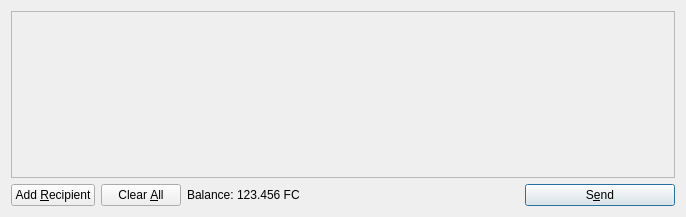
<?xml version="1.0" encoding="UTF-8"?>
<ui version="4.0">
 <class>SendCoinsDialog</class>
 <widget class="QDialog" name="SendCoinsDialog">
  <property name="geometry">
   <rect>
    <x>0</x>
    <y>0</y>
    <width>686</width>
    <height>217</height>
   </rect>
  </property>
  <property name="windowTitle">
   <string>Send Coins</string>
  </property>
  <layout class="QVBoxLayout" name="verticalLayout">
   <item>
    <widget class="QScrollArea" name="scrollArea">
     <property name="widgetResizable">
      <bool>true</bool>
     </property>
     <widget class="QWidget" name="scrollAreaWidgetContents">
      <property name="geometry">
       <rect>
        <x>0</x>
        <y>0</y>
        <width>666</width>
        <height>165</height>
       </rect>
      </property>
      <layout class="QVBoxLayout" name="verticalLayout_2">
       <property name="margin">
        <number>0</number>
       </property>
       <item>
        <layout class="QVBoxLayout" name="entries">
         <property name="spacing">
          <number>6</number>
         </property>
        </layout>
       </item>
       <item>
        <spacer name="verticalSpacer">
         <property name="orientation">
          <enum>Qt::Vertical</enum>
         </property>
         <property name="sizeHint" stdset="0">
          <size>
           <width>20</width>
           <height>40</height>
          </size>
         </property>
        </spacer>
       </item>
      </layout>
     </widget>
    </widget>
   </item>
   <item>
    <layout class="QHBoxLayout" name="horizontalLayout">
     <item>
      <widget class="QPushButton" name="addButton">
       <property name="toolTip">
        <string>Send to multiple recipients at once</string>
       </property>
       <property name="text">
        <string>Add &amp;Recipient</string>
       </property>
       <property name="icon">
        <iconset resource="../bitcoin.qrc">
         <normaloff>:/icons/add</normaloff>:/icons/add</iconset>
       </property>
       <property name="autoDefault">
        <bool>false</bool>
       </property>
      </widget>
     </item>
     <item>
      <widget class="QPushButton" name="clearButton">
       <property name="sizePolicy">
        <sizepolicy hsizetype="Minimum" vsizetype="Fixed">
         <horstretch>0</horstretch>
         <verstretch>0</verstretch>
        </sizepolicy>
       </property>
       <property name="toolTip">
        <string>Remove all transaction fields</string>
       </property>
       <property name="text">
        <string>Clear &amp;All</string>
       </property>
       <property name="icon">
        <iconset resource="../bitcoin.qrc">
         <normaloff>:/icons/remove</normaloff>:/icons/remove</iconset>
       </property>
       <property name="autoRepeatDelay">
        <number>300</number>
       </property>
       <property name="autoDefault">
        <bool>false</bool>
       </property>
      </widget>
     </item>
     <item>
      <layout class="QHBoxLayout" name="horizontalLayout_2">
       <property name="spacing">
        <number>3</number>
       </property>
       <item>
        <widget class="QLabel" name="label">
         <property name="text">
          <string>Balance:</string>
         </property>
        </widget>
       </item>
       <item>
        <widget class="QLabel" name="labelBalance">
         <property name="cursor">
          <cursorShape>IBeamCursor</cursorShape>
         </property>
         <property name="text">
          <string>123.456 FC</string>
         </property>
         <property name="textInteractionFlags">
          <set>Qt::LinksAccessibleByMouse|Qt::TextSelectableByKeyboard|Qt::TextSelectableByMouse</set>
         </property>
        </widget>
       </item>
      </layout>
     </item>
     <item>
      <spacer name="horizontalSpacer">
       <property name="orientation">
        <enum>Qt::Horizontal</enum>
       </property>
       <property name="sizeHint" stdset="0">
        <size>
         <width>40</width>
         <height>20</height>
        </size>
       </property>
      </spacer>
     </item>
     <item>
      <widget class="QPushButton" name="sendButton">
       <property name="minimumSize">
        <size>
         <width>150</width>
         <height>0</height>
        </size>
       </property>
       <property name="toolTip">
        <string>Confirm the send action</string>
       </property>
       <property name="text">
        <string>S&amp;end</string>
       </property>
       <property name="icon">
        <iconset resource="../bitcoin.qrc">
         <normaloff>:/icons/send</normaloff>:/icons/send</iconset>
       </property>
       <property name="default">
        <bool>true</bool>
       </property>
      </widget>
     </item>
    </layout>
   </item>
  </layout>
 </widget>
 <resources>
  <include location="../bitcoin.qrc"/>
 </resources>
 <connections/>
</ui>
